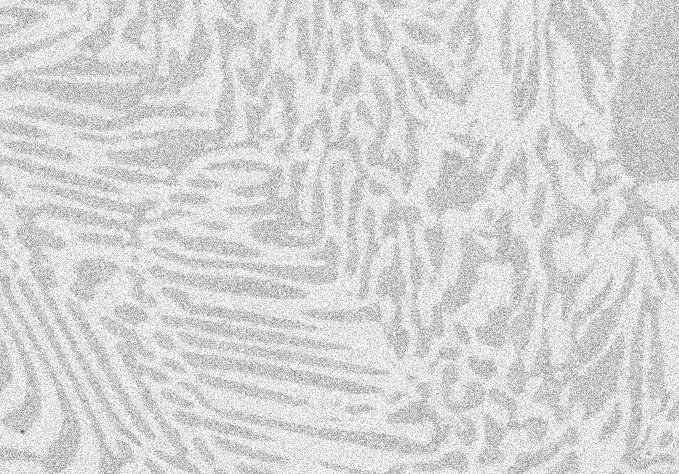
#> input picture images/Alloy_noisy.jpg, 679 x 474 px
$ jupyter execute '24 - Random Walker segmentation in Python.ipynb'   (older library calls are emulated)
#> lines starting #> are read from the running program, lines starting #| are printed output that depends on the picture; after the words box and inside, x2 and y2 are one past the last pixel; in counts of white or black regions, pixels touching at a corner belong together
24 - Random Walker segmentation in Python
1.  float
2.  denoise
3.  hist_equalize
4.  markers 指派索引標記 (創建空矩陣，填入已確定)
5.  random walker 隨機分派未索引標記 (分配未確定)
6.  創建空矩陣, 再次填入索引標記

[cell 1]
from google.colab import drive
import os
drive.mount('/content/gdrive')
path = r'/content/gdrive/My Drive/Colab Notebooks/screeni_practice'
os.chdir( path )

[cell 2]
import numpy as np
import matplotlib.pyplot as plt

from skimage import io, img_as_float, exposure
from skimage.restoration import denoise_nl_means, estimate_sigma
from skimage.segmentation import random_walker

[cell 3]
img = img_as_float(io.imread('images/Alloy_noisy.jpg'))
#> img: shape (474, 679) float64; min 0.247, max 1, mean 0.837

plt.hist(img.flat, bins=100, range=(0,1))
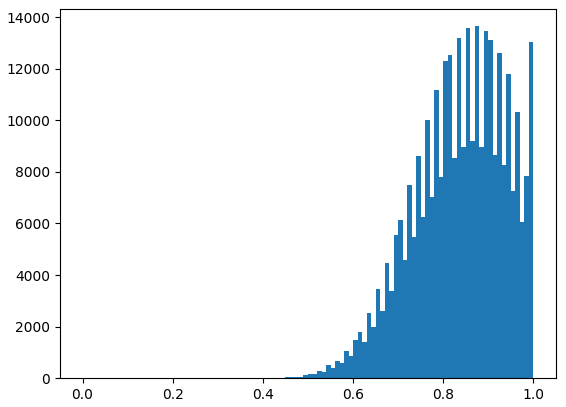
#> figure drawn by matplotlib, 1 panel; tallest bar 13651 high, from x = 0.87 to 0.88

[cell 4]
sigma_est = np.mean(estimate_sigma(img, channel_axis=-1))
#> sigma_est = 0.0894

patch_kw = dict(patch_size=5,      # 5x5 patches
          patch_distance=6,  # 13x13 search area
          channel_axis=-1)

denoise_img = denoise_nl_means(img, h=1.15 * sigma_est, fast_mode=True, **patch_kw, multichannel=False)
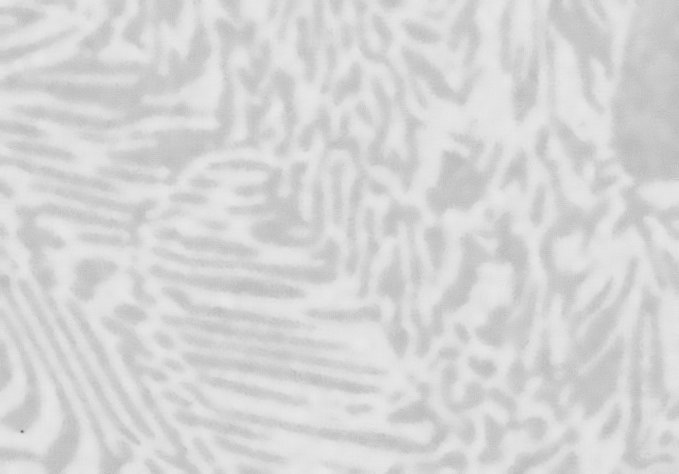
#> denoise_img: shape (474, 679) float64; min 0.44, max 0.916, mean 0.839
# plt.imshow(denoise_img)

plt.hist(denoise_img.flat, bins=100, range=(0,1))
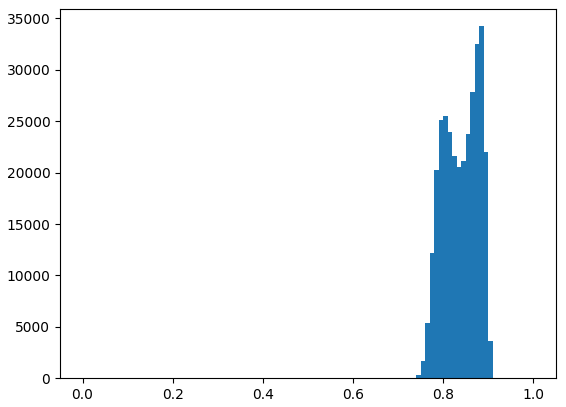
#> figure drawn by matplotlib, 1 panel; tallest bar 34246 high, from x = 0.88 to 0.89

[cell 5]
eq_img = exposure.equalize_adapthist(denoise_img)
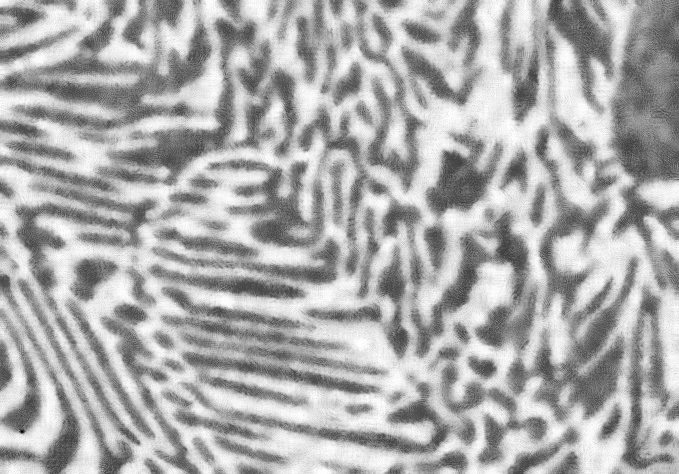
#> eq_img: shape (474, 679) float64; min 0, max 1, mean 0.675

plt.hist(eq_img.flat, bins=100, range=(0,1))
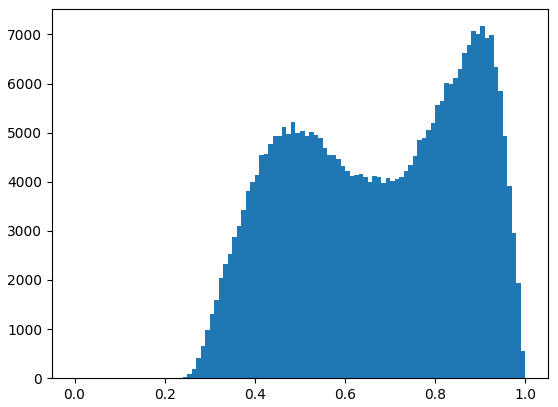
#> figure drawn by matplotlib, 1 panel; tallest bar 7167 high, from x = 0.9 to 0.91

[cell 6]
plt.subplot(1,2,1)
plt.imshow(img, cmap='gray')
plt.subplot(1,2,2)
plt.imshow(eq_img, cmap='gray')

[cell 7]
markers = np.zeros(img.shape, dtype=np.uint)
markers[(eq_img > 0.3) & (eq_img < 0.6)] = 1
markers[(eq_img > 0.8) & (eq_img < 0.99)] = 2
plt.imshow(markers)
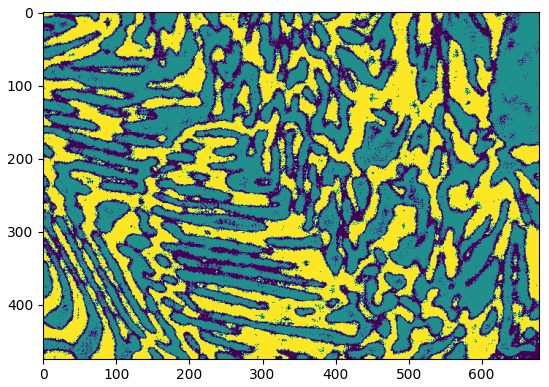
#> figure drawn by matplotlib, 1 panel

[cell 8]
labels = random_walker(eq_img, markers, beta=10, mode='bf')
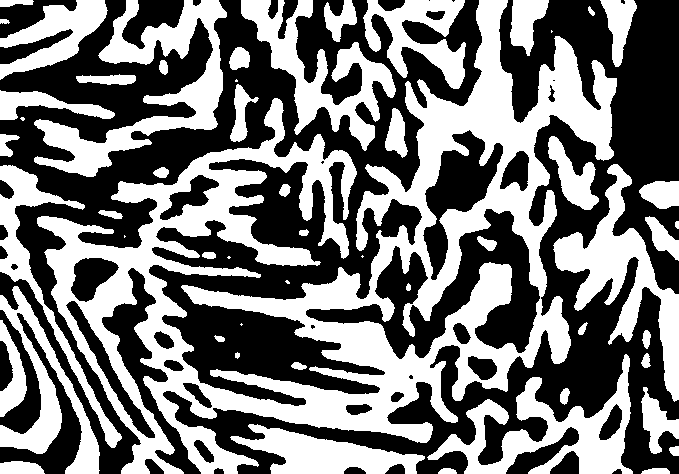
#> labels: shape (474, 679) uint64; values 1 (black) and 2 (white), 46.4% white; 55 white regions (8 under 20 px), largest, box (x1, y1, x2, y2) and area: (37, 0, 617, 474) 77599, (34, 0, 227, 177) 9829, (553, 164, 679, 402) 8412

plt.imshow(labels)

[cell 9]
segm1 = (labels == 1)
segm2 = (labels == 2)

all_segments = np.zeros((eq_img.shape[0], eq_img.shape[1], 3))
all_segments[segm1] = (1,0,0)
all_segments[segm2] = (0,1,0)

plt.imshow(all_segments)
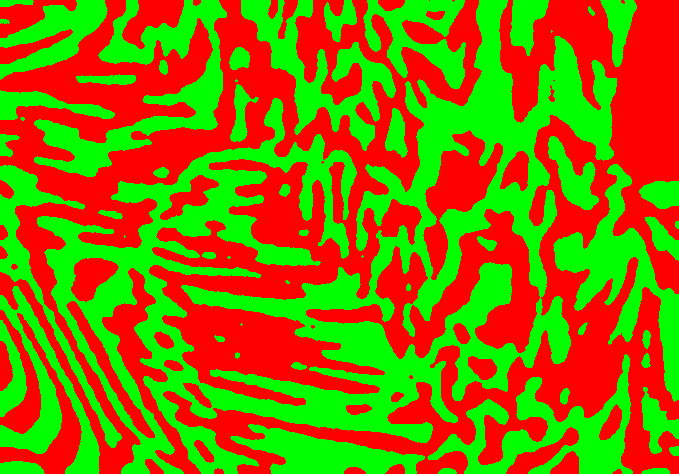
#> shown: shape (474, 679, 3) float64; mean R, G, B 0.536, 0.464, 0

[cell 10]
plt.subplot(2,3,1)
plt.imshow(img, cmap='gray')
plt.subplot(2,3,2)
plt.imshow(eq_img, cmap='gray')
plt.subplot(2,3,3)
plt.imshow(markers)
plt.subplot(2,3,4)
plt.imshow(labels)
plt.subplot(2,3,5)
plt.imshow(all_segments)
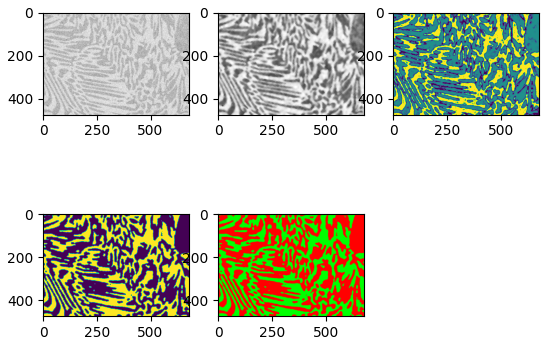
#> figure drawn by matplotlib, 5 panels
